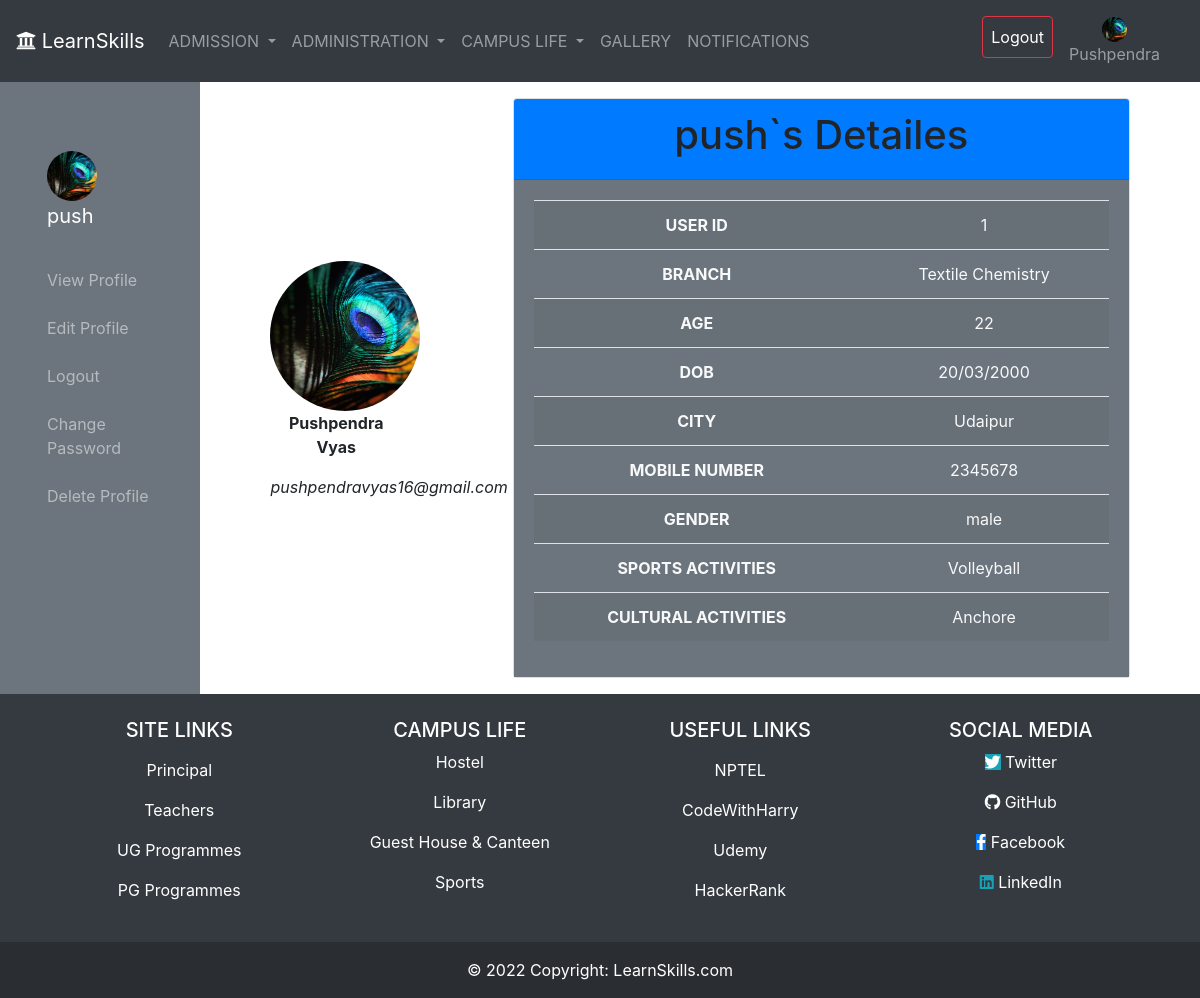
The page /student_panel/view_profile/ (signed in) on the database its author committed.
### myapp/models.py (models this page shows, shortened)
class register_user(models.Model):
    user = models.OneToOneField(User,on_delete=models.CASCADE)
    profile = models.ImageField(upload_to='student_profiles/%Y/%m/%d',null=True, blank=True)
    branch = models.CharField(max_length=256,null=True,blank=True)
    age = models.CharField(max_length=256,null=True,blank=True)
    dob = models.CharField(max_length=256,null=True,blank=True)
    city = models.CharField(max_length=256,blank=True,null=True)
    contect_number = models.CharField(max_length=256,blank=True,null=True)
    gender = models.CharField(max_length=256,null=True,blank=True)
    sports_activity = models.CharField(max_length=256,null=True,blank=True)
    culture_activity = models.CharField(max_length=256,null=True,blank=True)
    added_on = models.DateTimeField(auto_now_add=True,null=True)
    updated_on = models.DateTimeField(auto_now=True,null=True)

### student_penal/views.py (the view)
# urls.py: path('view_profile/',views.view_profile,name='view_profile'),
@login_required
def view_profile(request):
    context = {}
    data = register_user.objects.get(user__id=request.user.id)
    context['data'] = data
    return render(request,'student_panel/view_profile.html',context)

### template/student_panel/view_profile.html (shortened to what this page needs)
{% extends 'student_panel/stud_base.html' %}
{% load static %}
{% block student %}
<div class="container-fluid">
    <div class="row py-md-3">
        <div class="col-md-2 mx-auto my-auto">
            <div class="text-center">
                {% if data.profile %}
                <img src="/media/{{data.profile}}" style="height: 150px;width: 150px;border-radius: 50%;">
                {% else %}
                <img src="{% static 'image/profile.jpg' %}" style="height: 150px;width: 150px;border-radius: 50%;">
                {% endif %}
            </div>
            <p class="text-center"><strong>{{ user.first_name }} {{ user.last_name }}</strong></p>
            <p class="text-center"><em>{{ user.email }}</em></p>
        </div>
        <div class="col-md-8 mx-auto">
            <div class="card">
                <div class="card-header text-center bg-primary">
                    <h1>{{ user.username }}`s Detailes</h1>
                </div>
                <div class="card-body bg-secondary text-light">
                    <table class="table table-striped ">
                        <tbody>
                            <tr>
                                <th class="text-center">USER ID</th>
                                <td class="text-center">{{ user.id }}</td>
                            </tr>
                            <tr>
                                <th class="text-center">BRANCH</th>
                                <td class="text-center">{{ data.branch }}</td>
                            </tr>
                            <tr>
                                <th class="text-center">AGE</th>
                                <td class="text-center">{{ data.age }}</td>
                            </tr>
                            <tr>
                                <th class="text-center">DOB</th>
                                <td class="text-center">{{ data.dob }}</td>
                            </tr>
                            <tr>
                                <th class="text-center">CITY</th>
                                <td class="text-center">{{ data.city }}</td>
                            </tr>
                            <tr>
                                <th class="text-center">MOBILE NUMBER</th>
                                <td class="text-center">{{ data.contect_number }}</td>
                            </tr>
                            <tr>
                                <th class="text-center">GENDER</th>
                                <td class="text-center">{{ data.gender }}</td>
                            </tr>
                            <tr>
                                <th class="text-center">SPORTS ACTIVITIES</th>
                                <td class="text-center">{{ data.sports_activity }}</td>
                            </tr>
                            <tr>
                                <th class="text-center">CULTURAL ACTIVITIES</th>
                                <td class="text-center">{{ data.culture_activity }}</td>
                            </tr>
                        </tbody>
                    </table>
                </div>
            </div>
        </div>
    </div>
</div>
{% endblock %}

### template/student_panel/stud_base.html (shortened to what this page needs)
<!DOCTYPE html>
{% load static %}
<html lang="en">
<head>
    <link rel="stylesheet" href="https://maxcdn.bootstrapcdn.com/bootstrap/4.0.0/css/bootstrap.min.css"
>
    <link rel="stylesheet" href="https://pro.fontawesome.com/releases/v5.10.0/css/all.css"
 />
</head>
<body>
    <nav class="navbar navbar-expand-lg navbar-dark sticky-top bg-dark">
        <a class="navbar-brand" href="{% url 'index' %}"><i class="fa fa-university" aria-hidden="true"></i>
            LearnSkills</a>
        <div class="collapse navbar-collapse" id="navbarSupportedContent">
            <ul class="navbar-nav mr-auto">
                <li class="nav-item dropdown">
                    <a class="nav-link dropdown-toggle" href="#" id="navbarDropdown" role="button"
                        data-toggle="dropdown" aria-haspopup="true" aria-expanded="false">
                        ADMISSION
                    </a>
                </li>
                <li class="nav-item dropdown">
                    <a class="nav-link dropdown-toggle" href="#" id="navbarDropdown" role="button"
                        data-toggle="dropdown" aria-haspopup="true" aria-expanded="false">
                        ADMINISTRATION
                    </a>
                </li>
                <li class="nav-item dropdown">
                    <a class="nav-link dropdown-toggle" href="#" id="navbarDropdown" role="button"
                        data-toggle="dropdown" aria-haspopup="true" aria-expanded="false">
                        CAMPUS LIFE
                    </a>
                </li>
                <li class="nav-item">
                    <a class="nav-link" href="{% url 'myapp:gallery' %}">GALLERY</a>
                </li>
                <li class="nav-item">
                    <a class="nav-link" href="{% url 'myapp:notifications_page' %}">NOTIFICATIONS</a>
                </li>
            </ul>
            <ul class="navbar-nav ml-auto">
                <li class="nav-item">
                    <a href="{% url 'student_panel:user_logout' %}"
                        class="nav-link mr-2 mt-2 text-white btn btn-outline-danger">Logout</a>
                </li>
                <li class="nav-item">
                    <a class="nav-link mr-3" href="">
                        <div class="text-center">
                            {% if data.profile %}
                            <img src="/media/{{data.profile}}" style="height: 25px;width: 25px;border-radius: 50%;">
                            {% else %}
                            <img src="{% static 'image/profile.jpg' %}"
                                style="height: 25px;width: 25px;border-radius: 50%;">
                            {% endif %}
                        </div>{{user.first_name}}
                    </a>
                </li>
            </ul>
        </div>
    </nav>
    <div class="container-fluid">
        <div class="row">
            <div class="col-md-2 bg-secondary">
                <nav class="navbar navbar-dark bg-secondary py-md-5 m-3">
                    <a href="{% url 'student_panel:stud_dash' %}" class="navbar-brand">
                        <div class="text-center">
                            {% if data.profile %}
                            <img src="/media/{{data.profile}}" style="height: 50px;width: 50px;border-radius: 50%;">
                            {% else %}
                            <img src="{% static 'image/profile.jpg' %}"
                                style="height: 50px;width: 50px;border-radius: 50%;">
                            {% endif %}
                        </div>
                        {{user.username}}
                    </a>
                    <ul class="navbar-nav mt-3">
                        <li class="nav-item">
                            <a href="{% url 'student_panel:view_profile' %}" class="nav-link mt-2">View Profile</a>
                        </li>
                        <li class="nav-item">
                            <a href="{% url 'student_panel:edit_profile' %}" class="nav-link mt-2">Edit Profile</a>
                        </li>
                        <li class="nav-item">
                            <a href="{% url 'student_panel:user_logout' %}" class="nav-link mt-2">Logout</a>
                        </li>
                        <li class="nav-item">
                            <a href="{% url 'student_panel:change_password' %}" class="nav-link mt-2">Change
                                Password</a>
                        </li>
                        <li class="nav-item">
                            <a href="{% url 'student_panel:delete_profile' %}" class="nav-link mt-2">Delete Profile</a>
                        </li>
                    </ul>
                </nav>
            </div>
            <div class="col-md-10">
                {% block student %}
                {% endblock %}
            </div>
        </div>
    </div>
    <footer class="bg-dark text-center text-lg-start text-white">
        <div class="container p-4">
            <div class="row">
                <div class="col-lg-3 col-md-6 mb-4 mb-md-0">
                    <h5 class="text-uppercase">Site Links</h5>
                    <ul class="list-unstyled mb-0">
                        <li>
                            <a href="{% url 'myapp:principal' %}" class="text-white nav-link">Principal</a>
                        </li>
                        <li>
                            <a href="{% url 'myapp:teacher' %}" class="text-white nav-link">Teachers</a>
                        </li>
                        <li>
                            <a href="{% url 'myapp:ug_program' %}" class="text-white nav-link">UG Programmes</a>
                        </li>
                        <li>
                            <a href="{% url 'myapp:pg_program' %}" class="text-white nav-link">PG Programmes</a>
                        </li>
                    </ul>
                </div>
                <div class="col-lg-3 col-md-6 mb-4 mb-md-0">
                    <h5 class="text-uppercase mb-0">Campus Life</h5>
                    <ul class="list-unstyled">
                        <li>
                            <a href="{% url 'myapp:hostel' %}" class="text-white nav-link">Hostel</a>
                        </li>
                        <li>
                            <a href="{% url 'myapp:library' %}" class="text-white nav-link">Library</a>
                        </li>
                        <li>
                            <a href="{% url 'myapp:canteen_guest_house' %}" class="text-white nav-link">Guest House &
                                Canteen</a>
                        </li>
                        <li>
                            <a href="{% url 'myapp:sports' %}" class="text-white nav-link">Sports</a>
                        </li>
                    </ul>
                </div>
                <div class="col-lg-3 col-md-6 mb-4 mb-md-0">
                    <h5 class="text-uppercase">Useful Links</h5>
                    <ul class="list-unstyled mb-0">
                        <li>
                            <a href="https://nptel.ac.in/" target="_blank" class="text-white nav-link">NPTEL</a>
                        </li>
                        <li>
                            <a href="https://www.codewithharry.com/" target="_blank"
                                class="text-white nav-link">CodeWithHarry</a>
                        </li>
                        <li>
                            <a href="https://www.udemy.com/" target="_blank" class="text-white nav-link">Udemy</a>
                        </li>
                        <li>
                            <a href="https://www.hackerrank.com/" target="_blank"
                                class="text-white nav-link">HackerRank</a>
                        </li>
                    </ul>
                </div>
                <div class="col-lg-3 col-md-6 mb-4 mb-md-0">
                    <h5 class="text-uppercase mb-0">Social Media</h5>
                    <ul class="list-unstyled">
                        <li>
                            <a href="https://twitter.com/wandered_soul22?s=08" target="_blank" class="text-white nav-link" ><i class="fab fa-twitter bg-info"></i> Twitter</a>
                        </li>
                        <li>
                            <a href="https://github.com/pushpendra22vyas" target="_blank" class="text-white nav-link"><i
                                    class="fab fa-github"></i> GitHub</a>
                        </li>
                        <li>
                            <a href="https://www.facebook.com/pushpendra.vyas.1253" target="_blank" class="text-white nav-link"><i
                                    class="fab fa-facebook-f bg-primary"></i> Facebook</a>
                        </li>
                        <li>
                            <a href="https://www.linkedin.com/in/pushpendra-vyas-5b333518a" target="_blank" class="text-white nav-link"><i class="fab fa-linkedin text-info"></i>
                                LinkedIn</a>
                        </li>
                    </ul>
                </div>
            </div>
        </div>
        <div class="text-center p-3" style="background-color: rgba(0, 0, 0, 0.2);">
            © 2022 Copyright:
            <a class="text-white" href="">LearnSkills.com</a>
        </div>
    </footer>
</body>
</html>

### rows shown on the page
register_user: profile (picture), branch "Textile Chemistry", age "22", dob "20/03/2000", city "Udaipur", contect_number "2345678", gender "male", sports_activity "Volleyball", culture_activity "Anchore"

### other values the page prints
{{ user.first_name }} "Pushpendra"
{{ user.username }} "push"
{{ user.last_name }} "Vyas"
{{ user.email }} "pushpendravyas16@gmail.com"
{{ user.id }} "1"
